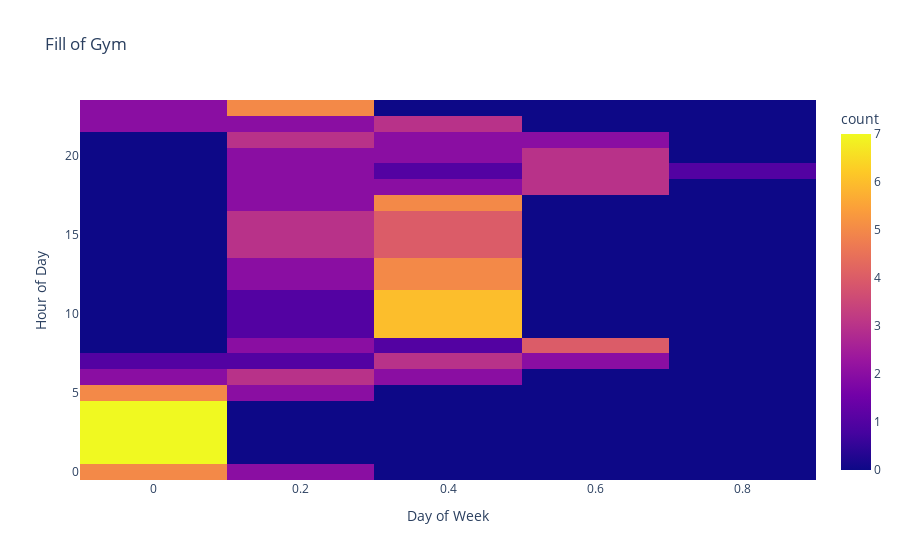

The notebook cell this image was saved under:
### Code cell
px.density_heatmap(week_df, x=week_df.columns, y="hour", title="Fill of Gym", nbinsy=24, nbinsx=7,labels={"value": "Day of Week", "hour": "Hour of Day"})

### Figure 1 — Plotly figure (JSON) as saved in the notebook; plotly's stock layout.template omitted (floating-point values rounded to 4 significant figures; data arrays with more than 128 entries replaced by an {"elided": "..."} marker saying what was removed)
{"data": [{"coloraxis": "coloraxis", "hovertemplate": "Day of Week=%{x}<br>Hour of Day=%{y}<br>count=%{z}<extra></extra>", "name": "", "nbinsx": 7, "nbinsy": 24, "type": "histogram2d", "x": {"elided": "168 float values"}, "xaxis": "x", "xbingroup": "x", "y": {"elided": "168 int values"}, "yaxis": "y", "ybingroup": "y"}], "layout": {"coloraxis": {"colorbar": {"title": {"text": "count"}}, "colorscale": [[0, "#0d0887"], [0.1111, "#46039f"], [0.2222, "#7201a8"], [0.3333, "#9c179e"], [0.4444, "#bd3786"], [0.5556, "#d8576b"], [0.6667, "#ed7953"], [0.7778, "#fb9f3a"], [0.8889, "#fdca26"], [1, "#f0f921"]]}, "legend": {"tracegroupgap": 0}, "title": {"text": "Fill of Gym"}, "xaxis": {"anchor": "y", "domain": [0, 1], "title": {"text": "Day of Week"}}, "yaxis": {"anchor": "x", "domain": [0, 1], "title": {"text": "Hour of Day"}}}}
